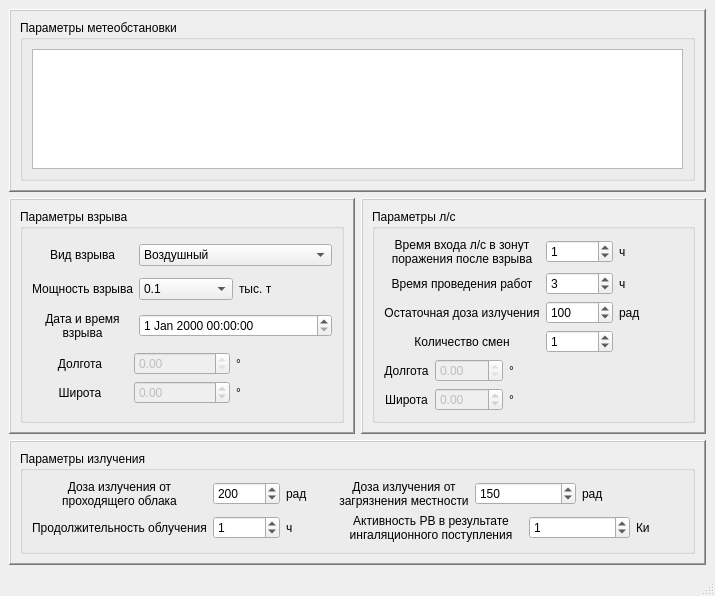
<?xml version="1.0" encoding="UTF-8"?>
<ui version="4.0">
 <class>InputWindow</class>
 <widget class="QMainWindow" name="InputWindow">
  <property name="geometry">
   <rect>
    <x>0</x>
    <y>0</y>
    <width>715</width>
    <height>596</height>
   </rect>
  </property>
  <property name="windowTitle">
   <string>Исходные данные</string>
  </property>
  <widget class="QWidget" name="centralwidget">
   <layout class="QVBoxLayout" name="verticalLayout_4">
    <item>
     <widget class="QFrame" name="frame_2">
      <property name="frameShape">
       <enum>QFrame::WinPanel</enum>
      </property>
      <property name="frameShadow">
       <enum>QFrame::Raised</enum>
      </property>
      <layout class="QVBoxLayout" name="verticalLayout_6">
       <item>
        <widget class="QGroupBox" name="groupBox_weather">
         <property name="title">
          <string>Параметры метеобстановки</string>
         </property>
         <layout class="QVBoxLayout" name="verticalLayout">
          <item>
           <widget class="QTableWidget" name="tableWidget_weater"/>
          </item>
         </layout>
        </widget>
       </item>
      </layout>
     </widget>
    </item>
    <item>
     <layout class="QHBoxLayout" name="horizontalLayout">
      <item>
       <widget class="QFrame" name="frame">
        <property name="frameShape">
         <enum>QFrame::WinPanel</enum>
        </property>
        <property name="frameShadow">
         <enum>QFrame::Raised</enum>
        </property>
        <layout class="QVBoxLayout" name="verticalLayout_5">
         <item>
          <widget class="QGroupBox" name="groupBox_blast">
           <property name="title">
            <string>Параметры взрыва</string>
           </property>
           <layout class="QGridLayout" name="gridLayout_5">
            <item row="0" column="0">
             <widget class="QLabel" name="label">
              <property name="text">
               <string>Вид взрыва</string>
              </property>
              <property name="alignment">
               <set>Qt::AlignCenter</set>
              </property>
             </widget>
            </item>
            <item row="0" column="1" colspan="2">
             <widget class="QComboBox" name="comboBox_type">
              <item>
               <property name="text">
                <string>Воздушный</string>
               </property>
              </item>
              <item>
               <property name="text">
                <string>Наземный</string>
               </property>
              </item>
              <item>
               <property name="text">
                <string>Надводный</string>
               </property>
              </item>
              <item>
               <property name="text">
                <string>Подземный</string>
               </property>
              </item>
              <item>
               <property name="text">
                <string>Подводный</string>
               </property>
              </item>
             </widget>
            </item>
            <item row="1" column="0">
             <widget class="QLabel" name="label_2">
              <property name="text">
               <string>Мощность взрыва</string>
              </property>
              <property name="alignment">
               <set>Qt::AlignCenter</set>
              </property>
             </widget>
            </item>
            <item row="1" column="1">
             <widget class="QComboBox" name="comboBox_q">
              <item>
               <property name="text">
                <string>0.1</string>
               </property>
              </item>
              <item>
               <property name="text">
                <string>0.2</string>
               </property>
              </item>
              <item>
               <property name="text">
                <string>0.5</string>
               </property>
              </item>
              <item>
               <property name="text">
                <string>1</string>
               </property>
              </item>
              <item>
               <property name="text">
                <string>2</string>
               </property>
              </item>
              <item>
               <property name="text">
                <string>5</string>
               </property>
              </item>
              <item>
               <property name="text">
                <string>10</string>
               </property>
              </item>
              <item>
               <property name="text">
                <string>20</string>
               </property>
              </item>
              <item>
               <property name="text">
                <string>50</string>
               </property>
              </item>
              <item>
               <property name="text">
                <string>100</string>
               </property>
              </item>
              <item>
               <property name="text">
                <string>200</string>
               </property>
              </item>
              <item>
               <property name="text">
                <string>500</string>
               </property>
              </item>
              <item>
               <property name="text">
                <string>1000</string>
               </property>
              </item>
              <item>
               <property name="text">
                <string>2000</string>
               </property>
              </item>
              <item>
               <property name="text">
                <string>5000</string>
               </property>
              </item>
              <item>
               <property name="text">
                <string>10000</string>
               </property>
              </item>
             </widget>
            </item>
            <item row="1" column="2">
             <widget class="QLabel" name="label_3">
              <property name="text">
               <string>тыс. т</string>
              </property>
             </widget>
            </item>
            <item row="2" column="0">
             <widget class="QLabel" name="label_4">
              <property name="text">
               <string>Дата и время
взрыва</string>
              </property>
              <property name="textFormat">
               <enum>Qt::AutoText</enum>
              </property>
              <property name="alignment">
               <set>Qt::AlignCenter</set>
              </property>
             </widget>
            </item>
            <item row="2" column="1" colspan="2">
             <widget class="QDateTimeEdit" name="dateTimeEdit">
              <property name="wrapping">
               <bool>false</bool>
              </property>
              <property name="buttonSymbols">
               <enum>QAbstractSpinBox::UpDownArrows</enum>
              </property>
             </widget>
            </item>
            <item row="3" column="0" colspan="3">
             <layout class="QHBoxLayout" name="horizontalLayout_2">
              <item>
               <layout class="QGridLayout" name="gridLayout">
                <item row="0" column="0">
                 <widget class="QLabel" name="label_5">
                  <property name="text">
                   <string>Долгота</string>
                  </property>
                  <property name="alignment">
                   <set>Qt::AlignCenter</set>
                  </property>
                 </widget>
                </item>
                <item row="0" column="1">
                 <widget class="QDoubleSpinBox" name="doubleSpinBox_lon">
                  <property name="enabled">
                   <bool>false</bool>
                  </property>
                  <property name="readOnly">
                   <bool>true</bool>
                  </property>
                  <property name="minimum">
                   <double>-360.000000000000000</double>
                  </property>
                  <property name="maximum">
                   <double>360.000000000000000</double>
                  </property>
                  <property name="value">
                   <double>0.000000000000000</double>
                  </property>
                 </widget>
                </item>
                <item row="0" column="2">
                 <widget class="QLabel" name="label_7">
                  <property name="text">
                   <string>°</string>
                  </property>
                 </widget>
                </item>
                <item row="1" column="0">
                 <widget class="QLabel" name="label_6">
                  <property name="text">
                   <string>Широта</string>
                  </property>
                  <property name="alignment">
                   <set>Qt::AlignCenter</set>
                  </property>
                 </widget>
                </item>
                <item row="1" column="1">
                 <widget class="QDoubleSpinBox" name="doubleSpinBox_lat">
                  <property name="enabled">
                   <bool>false</bool>
                  </property>
                  <property name="readOnly">
                   <bool>false</bool>
                  </property>
                  <property name="minimum">
                   <double>-360.000000000000000</double>
                  </property>
                  <property name="maximum">
                   <double>360.000000000000000</double>
                  </property>
                  <property name="value">
                   <double>0.000000000000000</double>
                  </property>
                 </widget>
                </item>
                <item row="1" column="2">
                 <widget class="QLabel" name="label_8">
                  <property name="text">
                   <string>°</string>
                  </property>
                 </widget>
                </item>
               </layout>
              </item>
              <item>
               <layout class="QGridLayout" name="lay_coor"/>
              </item>
             </layout>
            </item>
           </layout>
          </widget>
         </item>
        </layout>
       </widget>
      </item>
      <item>
       <widget class="QFrame" name="frame_3">
        <property name="frameShape">
         <enum>QFrame::WinPanel</enum>
        </property>
        <property name="frameShadow">
         <enum>QFrame::Raised</enum>
        </property>
        <layout class="QVBoxLayout" name="verticalLayout_2">
         <item>
          <widget class="QGroupBox" name="groupBox_people">
           <property name="title">
            <string>Параметры л/с</string>
           </property>
           <layout class="QGridLayout" name="gridLayout_3">
            <item row="0" column="0">
             <widget class="QLabel" name="label_9">
              <property name="text">
               <string>Время входа л/с в зонут
поражения после взрыва</string>
              </property>
              <property name="alignment">
               <set>Qt::AlignCenter</set>
              </property>
             </widget>
            </item>
            <item row="0" column="1">
             <widget class="QSpinBox" name="spinBox_t_enter">
              <property name="statusTip">
               <string>Максимальное значение - 240ч = 10сут</string>
              </property>
              <property name="maximum">
               <number>240</number>
              </property>
              <property name="singleStep">
               <number>1</number>
              </property>
              <property name="value">
               <number>1</number>
              </property>
             </widget>
            </item>
            <item row="0" column="2">
             <widget class="QLabel" name="label_10">
              <property name="text">
               <string>ч</string>
              </property>
             </widget>
            </item>
            <item row="1" column="0">
             <widget class="QLabel" name="label_11">
              <property name="text">
               <string>Время проведения работ</string>
              </property>
              <property name="alignment">
               <set>Qt::AlignCenter</set>
              </property>
             </widget>
            </item>
            <item row="1" column="1">
             <widget class="QSpinBox" name="spinBox_T_work">
              <property name="toolTip">
               <string/>
              </property>
              <property name="statusTip">
               <string>Максимальное значение - 720ч = 30сут</string>
              </property>
              <property name="minimum">
               <number>1</number>
              </property>
              <property name="maximum">
               <number>720</number>
              </property>
              <property name="singleStep">
               <number>1</number>
              </property>
              <property name="value">
               <number>3</number>
              </property>
             </widget>
            </item>
            <item row="1" column="2">
             <widget class="QLabel" name="label_12">
              <property name="text">
               <string>ч</string>
              </property>
             </widget>
            </item>
            <item row="2" column="0">
             <widget class="QLabel" name="label_14">
              <property name="text">
               <string>Остаточная доза излучения</string>
              </property>
              <property name="alignment">
               <set>Qt::AlignCenter</set>
              </property>
             </widget>
            </item>
            <item row="2" column="1">
             <widget class="QSpinBox" name="spinBox_D_before">
              <property name="maximum">
               <number>1000000</number>
              </property>
              <property name="singleStep">
               <number>100</number>
              </property>
              <property name="value">
               <number>100</number>
              </property>
             </widget>
            </item>
            <item row="2" column="2">
             <widget class="QLabel" name="label_13">
              <property name="text">
               <string>рад</string>
              </property>
             </widget>
            </item>
            <item row="3" column="0">
             <widget class="QLabel" name="label_19">
              <property name="text">
               <string>Количество смен</string>
              </property>
              <property name="alignment">
               <set>Qt::AlignCenter</set>
              </property>
             </widget>
            </item>
            <item row="3" column="1">
             <widget class="QSpinBox" name="spinBox_N_count">
              <property name="value">
               <number>1</number>
              </property>
             </widget>
            </item>
            <item row="4" column="0">
             <layout class="QGridLayout" name="gridLayout_2">
              <item row="0" column="1">
               <widget class="QDoubleSpinBox" name="doubleSpinBox_lon_work">
                <property name="enabled">
                 <bool>false</bool>
                </property>
                <property name="readOnly">
                 <bool>true</bool>
                </property>
                <property name="minimum">
                 <double>-360.000000000000000</double>
                </property>
                <property name="maximum">
                 <double>360.000000000000000</double>
                </property>
                <property name="value">
                 <double>0.000000000000000</double>
                </property>
               </widget>
              </item>
              <item row="1" column="1">
               <widget class="QDoubleSpinBox" name="doubleSpinBox_lat_work">
                <property name="enabled">
                 <bool>false</bool>
                </property>
                <property name="readOnly">
                 <bool>false</bool>
                </property>
                <property name="minimum">
                 <double>-360.000000000000000</double>
                </property>
                <property name="maximum">
                 <double>360.000000000000000</double>
                </property>
                <property name="value">
                 <double>0.000000000000000</double>
                </property>
               </widget>
              </item>
              <item row="0" column="0">
               <widget class="QLabel" name="label_15">
                <property name="text">
                 <string>Долгота</string>
                </property>
                <property name="alignment">
                 <set>Qt::AlignCenter</set>
                </property>
               </widget>
              </item>
              <item row="0" column="2">
               <widget class="QLabel" name="label_18">
                <property name="text">
                 <string>°</string>
                </property>
               </widget>
              </item>
              <item row="1" column="2">
               <widget class="QLabel" name="label_16">
                <property name="text">
                 <string>°</string>
                </property>
               </widget>
              </item>
              <item row="1" column="0">
               <widget class="QLabel" name="label_17">
                <property name="text">
                 <string>Широта</string>
                </property>
                <property name="alignment">
                 <set>Qt::AlignCenter</set>
                </property>
               </widget>
              </item>
             </layout>
            </item>
            <item row="4" column="1">
             <layout class="QGridLayout" name="lay_coor_work"/>
            </item>
           </layout>
          </widget>
         </item>
        </layout>
       </widget>
      </item>
     </layout>
    </item>
    <item>
     <widget class="QFrame" name="frame_4">
      <property name="enabled">
       <bool>true</bool>
      </property>
      <property name="frameShape">
       <enum>QFrame::WinPanel</enum>
      </property>
      <property name="frameShadow">
       <enum>QFrame::Raised</enum>
      </property>
      <layout class="QVBoxLayout" name="verticalLayout_3">
       <item>
        <widget class="QGroupBox" name="groupBox_radiation">
         <property name="title">
          <string>Параметры излучения</string>
         </property>
         <layout class="QGridLayout" name="gridLayout_4">
          <item row="0" column="0">
           <widget class="QLabel" name="label_20">
            <property name="text">
             <string>Доза излучения от
проходящего облака</string>
            </property>
            <property name="alignment">
             <set>Qt::AlignCenter</set>
            </property>
           </widget>
          </item>
          <item row="0" column="1">
           <widget class="QSpinBox" name="spinBox_D_cloud">
            <property name="maximum">
             <number>1000000</number>
            </property>
            <property name="singleStep">
             <number>100</number>
            </property>
            <property name="value">
             <number>200</number>
            </property>
           </widget>
          </item>
          <item row="0" column="2">
           <widget class="QLabel" name="label_21">
            <property name="text">
             <string>рад</string>
            </property>
           </widget>
          </item>
          <item row="0" column="3">
           <widget class="QLabel" name="label_22">
            <property name="text">
             <string>Доза излучения от
загрязнения местности</string>
            </property>
            <property name="alignment">
             <set>Qt::AlignCenter</set>
            </property>
           </widget>
          </item>
          <item row="0" column="4" colspan="2">
           <widget class="QSpinBox" name="spinBox_D_ground">
            <property name="maximum">
             <number>100000</number>
            </property>
            <property name="singleStep">
             <number>100</number>
            </property>
            <property name="value">
             <number>150</number>
            </property>
           </widget>
          </item>
          <item row="0" column="6" colspan="2">
           <widget class="QLabel" name="label_23">
            <property name="text">
             <string>рад</string>
            </property>
           </widget>
          </item>
          <item row="1" column="0">
           <widget class="QLabel" name="label_24">
            <property name="text">
             <string>Продолжительность облучения</string>
            </property>
            <property name="alignment">
             <set>Qt::AlignCenter</set>
            </property>
           </widget>
          </item>
          <item row="1" column="1">
           <widget class="QSpinBox" name="spinBox_t_delta_nuclear">
            <property name="maximum">
             <number>99</number>
            </property>
            <property name="singleStep">
             <number>1</number>
            </property>
            <property name="value">
             <number>1</number>
            </property>
           </widget>
          </item>
          <item row="1" column="2">
           <widget class="QLabel" name="label_25">
            <property name="text">
             <string>ч</string>
            </property>
           </widget>
          </item>
          <item row="1" column="3" colspan="2">
           <widget class="QLabel" name="label_26">
            <property name="text">
             <string>Активность РВ в результате
ингаляционного поступления</string>
            </property>
            <property name="alignment">
             <set>Qt::AlignCenter</set>
            </property>
           </widget>
          </item>
          <item row="1" column="5" colspan="2">
           <widget class="QSpinBox" name="spinBox_A_air">
            <property name="value">
             <number>1</number>
            </property>
           </widget>
          </item>
          <item row="1" column="7">
           <widget class="QLabel" name="label_27">
            <property name="text">
             <string>Ки</string>
            </property>
           </widget>
          </item>
         </layout>
        </widget>
       </item>
      </layout>
     </widget>
    </item>
    <item>
     <layout class="QGridLayout" name="lay_enter"/>
    </item>
   </layout>
  </widget>
  <widget class="QMenuBar" name="menubar">
   <property name="geometry">
    <rect>
     <x>0</x>
     <y>0</y>
     <width>715</width>
     <height>26</height>
    </rect>
   </property>
  </widget>
  <widget class="QStatusBar" name="statusbar"/>
 </widget>
 <resources/>
 <connections/>
</ui>
